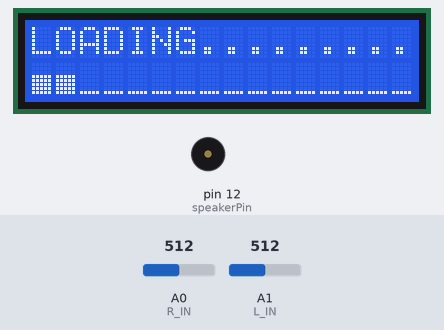
A sketch run on a simulated Arduino Uno, built for the host (arithmetic inside an expression is 32-bit, double 64-bit). On the bench: 16×2 character LCD, buzzer (waves = sounding). The test bench sets the inputs (shaded band); at power-on: A0 (R_IN) = 512, A1 (L_IN) = 512.

Above: at 2.8 s.
At 6.0 s:
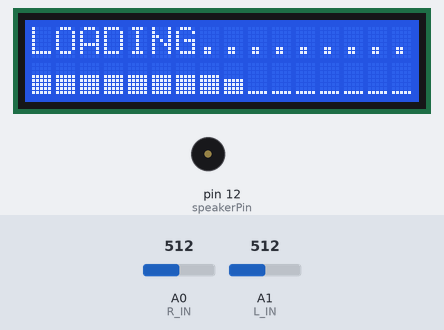
At 9.3 s:
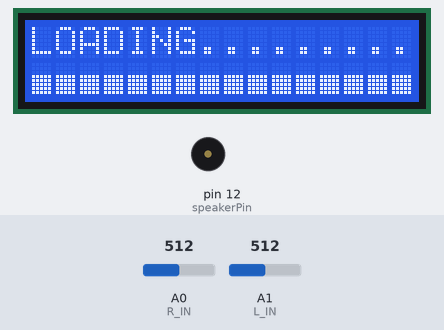
At 10.4 s:
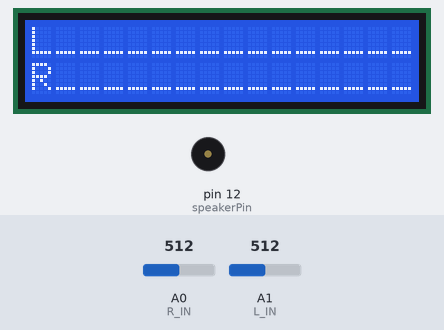
Timing chart, 0 to 11.9 s (numbered marks = the images above):
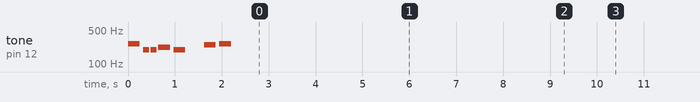

The sketch:

play_music_0.ino
```cpp
/* FFT_TEST4
  Ray Burnette 20130810 function clean-up & 1284 port (328 verified)
  Uses 2x16 Parallel LCD in 4-bit mode, see LiquidCrystal lib call for details
  http://forum.arduino.cc/index.php?PHPSESSID=4karr49jlndufvtlqs9pdd4g96&topic=38153.15
  Modified by varind in 2013: this code is public domain, enjoy!
  http://www.variableindustries.com/audio-spectrum-analyzer/
  328P = Binary sketch size: 5,708 bytes (of a 32,256 byte maximum)
  1284P= Binary sketch size: 5,792 bytes (of a 130,048 byte maximum) Free RAM = 15456
  Binary sketch size: 8,088 bytes (of a 130,048 byte maximum) (Debug)
*/

#include <LiquidCrystal_I2C.h>
#include <fix_fft.h>
#include "pitch.h"

#define DEBUG 0
#define L_IN 1 // Audio input A0 Arduino
#define R_IN 0 // Audio input A1 Arduino

int speakerPin = 12;//Chân được nối với loa hoặc buzzer
// danh sách các nốt nhạc
int melody[] = {NOTE_C4, NOTE_G3,NOTE_G3, NOTE_A3, NOTE_G3,0, NOTE_B3, NOTE_C4};
// thời gina các nốt nhạc: 4 = 1/4 nốt nhạc, 8 = 1/8nốt nhạc, ...:
int noteDurations[] = {4, 8, 8, 4,4,4,4,4 };

const int Yres = 8;
const int gain = 3;
float peaks[64];
char im[64], data[64];
char Rim[64], Rdata[64];
char data_avgs[64];
int debugLoop;
int i;
int load;

LiquidCrystal_I2C lcd(0x27,2,1,0,4,5,6,7,3,POSITIVE);  // Set the LCD I2C address

// Custom CHARACTERS
byte v1[8] = {
  B00000, B00000, B00000, B00000, B00000, B00000, B00000, B11111
};
byte v2[8] = {
  B00000, B00000, B00000, B00000, B00000, B00000, B00000, B11111
};
byte v3[8] = {
  B00000, B00000, B00000, B00000, B00000, B11111, B11111, B11111
};
byte v4[8] = {
  B00000, B00000, B00000, B00000, B11111, B11111, B11111, B11111
};
byte v5[8] = {
  B00000, B00000, B00000, B11111, B11111, B11111, B11111, B11111
};
byte v6[8] = {
  B00000, B00000, B11111, B11111, B11111, B11111, B11111, B11111
};
byte v7[8] = {
  B00000, B11111, B11111, B11111, B11111, B11111, B11111, B11111
};
byte v8[8] = {
  B11111, B11111, B11111, B11111, B11111, B11111, B11111, B11111
};

void setup() {

for (int thisNote = 0; thisNote < 8; thisNote++) {

    // bây giờ ta đặt một nốt nhạc là 1 giây = 1000 mili giây
    // thì ta chia cho các thành phần noteDurations thì sẽ
    // được thời gian chơi các nốt nhạc
    // ví dụ: 4 => 1000/4; 8 ==> 1000/8
    int noteDuration = 1000/noteDurations[thisNote];
    tone(speakerPin, melody[thisNote],noteDuration);

    // để phân biệt các nốt nhạc hãy delay giữa các nốt nhạc
    // một khoảng thời gian vừa phải. Ví dụ sau đây thực hiện tốt
    // điều đó: Ta sẽ cộng 30% và thời lượng của một nốt
    int pauseBetweenNotes = noteDuration * 1.30;
    delay(pauseBetweenNotes);

    //Ngừng phát nhạc để sau đó chơi nhạc tiếp!
    noTone(speakerPin);
  }

  if (DEBUG) {
    Serial.begin(9600); // hardware serial
    Serial.print("Debug ON");
    Serial.println("");
  }

  lcd.begin(16, 2);
  lcd.clear();
  lcd.createChar(1, v1);
  lcd.createChar(2, v2);
  lcd.createChar(3, v3);
  lcd.createChar(4, v4);
  lcd.createChar(5, v5);
  lcd.createChar(6, v6);
  lcd.createChar(7, v7);
  lcd.createChar(8, v8);

  for (i=0;i<80;i++)
  {
    for (load = 0; load < i / 5; load++)
    {
      lcd.setCursor(load, 1);
      lcd.write(5);
    }
    if (load < 1)
    {
      lcd.setCursor(0, 1);
      lcd.write(5);
    }

    lcd.setCursor(load + 1, 1);
    lcd.write((i - i / 5 * 5) + 1);
    for (load = load + 2; load < 16; load++)
    {
      lcd.setCursor(load, 1);
      lcd.write(9);
    }
    lcd.setCursor(0, 0);
    lcd.print("LOADING.........");
    delay(50);
  }
  lcd.clear();
  delay(500);
}

void loop() {

  for (int i = 0; i < 64; i++) {    // 64 bins = 32 bins of usable spectrum data
    data[i]  = ((analogRead(L_IN) / 4 ) - 128);  // chose how to interpret the data from analog in
    im[i]  = 0;   // imaginary component
    Rdata[i] = ((analogRead(R_IN) / 4 ) - 128);  // chose how to interpret the data from analog in
    Rim[i] = 0;   // imaginary component
  }

  fix_fft(data, im, 6, 0);   // Send Left channel normalized analog values through fft
  fix_fft(Rdata, Rim, 6, 0); // Send Right channel normalized analog values through fft

  // At this stage, we have two arrays of [0-31] frequency bins deep [32-63] duplicate

  // calculate the absolute values of bins in the array - only want positive values
  for (int i = 0; i < 32; i++) {
    data[i] = sqrt(data[i]  *  data[i] +  im[i] *  im[i]);
    Rdata[i] = sqrt(Rdata[i] * Rdata[i] + Rim[i] * Rim[i]);

    // COPY the Right low-band (0-15) into the Left high-band (16-31) for display ease
    if (i < 16) {
      data_avgs[i] = data[i];
    }
    else {
      data_avgs[i] = Rdata[i - 16];
    }

    // Remap values to physical display constraints... that is, 8 display custom character indexes + "_"
    data_avgs[i] = constrain(data_avgs[i], 0, 9 - gain);     //data samples * range (0-9) = 9
    data_avgs[i] = map(data_avgs[i], 0, 9 - gain, 0, Yres);  // remap averaged values
  }

  Two16_LCD();
  decay(1);
}

void Two16_LCD() {
  lcd.setCursor(0, 0);
  lcd.print("L"); // Channel ID replaces bin #0 due to hum & noise
  lcd.setCursor(0, 1);
  lcd.print("R"); // ditto

  for (int x = 1; x < 16; x++) {  // init 0 to show lowest band overloaded with hum
    int y = x + 16; // second display line
    if (data_avgs[x] > peaks[x]) peaks[x] = data_avgs[x];
    if (data_avgs[y] > peaks[y]) peaks[y] = data_avgs[y];

    lcd.setCursor(x, 0); // draw first (top) row Left
    if (peaks[x] == 0) {
      lcd.print("_");  // less LCD artifacts than " "
    }
    else {
      lcd.write(peaks[x]);
    }

    lcd.setCursor(x, 1); // draw second (bottom) row Right
    if (peaks[y] == 0) {
      lcd.print("_");
    }
    else {
      lcd.write(peaks[y]);
    }
  }

  debugLoop++;
  if (DEBUG && (debugLoop > 99)) {
    Serial.print( "Free RAM = " );
    Serial.println( freeRam(), DEC);
    Serial.println( millis(), DEC);
    debugLoop = 0;
  }
}


int freeRam () {
  extern int __heap_start, *__brkval;
  int v;
  return (int) &v - (__brkval == 0 ? (int) &__heap_start : (int) __brkval);
}


void decay(int decayrate) {
  int DecayTest = 1;
  // reduce the values of the last peaks by 1
  if (DecayTest == decayrate) {
    for (int x = 0; x < 32; x++) {
      peaks[x] = peaks[x] - 1;  // subtract 1 from each column peaks
      DecayTest = 0;
    }
  }

  DecayTest++;
}
```

pitch.h
```cpp
/*************************************************
 * đây là các hằng số mở, nếu bạn dùng các biến trong này thì
 * mới tốn dung lợng bộ nhớ, nếu không thì không sao cả
 *************************************************/

#define NOTE_B0  31
#define NOTE_C1  33
#define NOTE_CS1 35
#define NOTE_D1  37
#define NOTE_DS1 39
#define NOTE_E1  41
#define NOTE_F1  44
#define NOTE_FS1 46
#define NOTE_G1  49
#define NOTE_GS1 52
#define NOTE_A1  55
#define NOTE_AS1 58
#define NOTE_B1  62
#define NOTE_C2  65
#define NOTE_CS2 69
#define NOTE_D2  73
#define NOTE_DS2 78
#define NOTE_E2  82
#define NOTE_F2  87
#define NOTE_FS2 93
#define NOTE_G2  98
#define NOTE_GS2 104
#define NOTE_A2  110
#define NOTE_AS2 117
#define NOTE_B2  123
#define NOTE_C3  131
#define NOTE_CS3 139
#define NOTE_D3  147
#define NOTE_DS3 156
#define NOTE_E3  165
#define NOTE_F3  175
#define NOTE_FS3 185
#define NOTE_G3  196
#define NOTE_GS3 208
#define NOTE_A3  220
#define NOTE_AS3 233
#define NOTE_B3  247
#define NOTE_C4  262
#define NOTE_CS4 277
#define NOTE_D4  294
#define NOTE_DS4 311
#define NOTE_E4  330
#define NOTE_F4  349
#define NOTE_FS4 370
#define NOTE_G4  392
#define NOTE_GS4 415
#define NOTE_A4  440
#define NOTE_AS4 466
#define NOTE_B4  494
#define NOTE_C5  523
#define NOTE_CS5 554
#define NOTE_D5  587
#define NOTE_DS5 622
#define NOTE_E5  659
#define NOTE_F5  698
#define NOTE_FS5 740
#define NOTE_G5  784
#define NOTE_GS5 831
#define NOTE_A5  880
#define NOTE_AS5 932
#define NOTE_B5  988
#define NOTE_C6  1047
#define NOTE_CS6 1109
#define NOTE_D6  1175
#define NOTE_DS6 1245
#define NOTE_E6  1319
#define NOTE_F6  1397
#define NOTE_FS6 1480
#define NOTE_G6  1568
#define NOTE_GS6 1661
#define NOTE_A6  1760
#define NOTE_AS6 1865
#define NOTE_B6  1976
#define NOTE_C7  2093
#define NOTE_CS7 2217
#define NOTE_D7  2349
#define NOTE_DS7 2489
#define NOTE_E7  2637
#define NOTE_F7  2794
#define NOTE_FS7 2960
#define NOTE_G7  3136
#define NOTE_GS7 3322
#define NOTE_A7  3520
#define NOTE_AS7 3729
#define NOTE_B7  3951
#define NOTE_C8  4186
#define NOTE_CS8 4435
#define NOTE_D8  4699
#define NOTE_DS8 4978
```

Measured:
- what the display in image 2 shows lasts 0.5 s, from 9.3 s to 9.8 s
